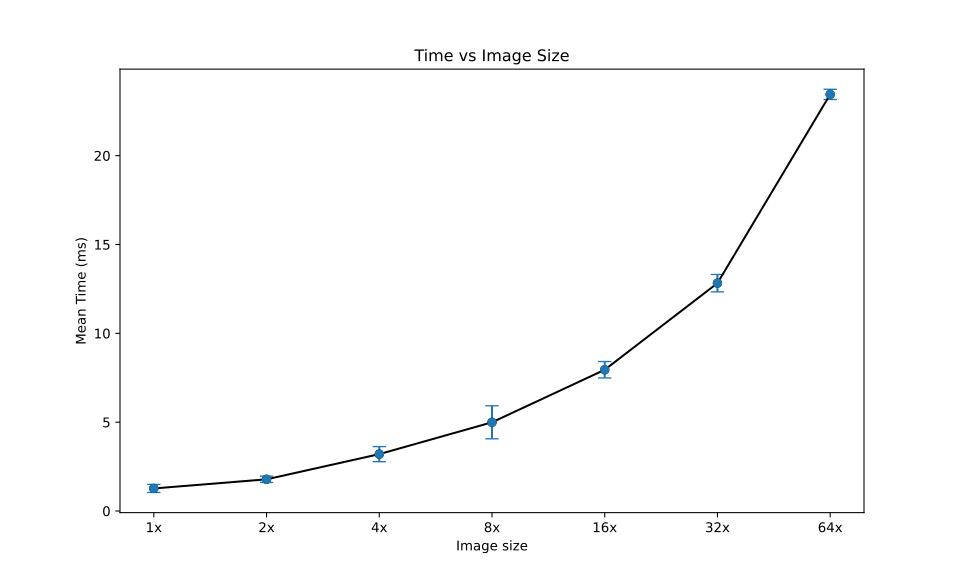

The Python source for this figure:
import matplotlib.pyplot as plt
import numpy as np


def read_timing_data(filename):
    with open(filename, "r") as file:
        data = file.read()

    blocks = data.strip().split("\n\n")
    timing_data = []
    for block in blocks:
        lines = block.split("\n")
        times = [float(line.split(": ")[1]) for line in lines]
        timing_data.append(times)

    return timing_data


def plot_timing_data(timing_data):
    num_measurements = [2**i for i in range(len(timing_data))]
    means = [np.mean(times) for times in timing_data]
    std_devs = [np.std(times) for times in timing_data]

    plt.figure(figsize=(10, 6))
    plt.errorbar(num_measurements, means, yerr=std_devs, fmt="o", capsize=5)
    plt.plot(
        num_measurements,
        means,
        marker="o",
        linestyle="-",
        color="black",
        label="Trendline",
    )

    plt.xscale("log", base=2)
    plt.xticks(num_measurements, [f"{2**i}x" for i in range(len(timing_data))])
    plt.xlabel("Image size")
    plt.ylabel("Mean Time (ms)")
    plt.title("Time vs Image Size")
    plt.savefig("plot_cuda.svg", format="svg")
    plt.show()


# Read data from file
timing_data = read_timing_data("timings.data")

# Plot the data
plot_timing_data(timing_data)
